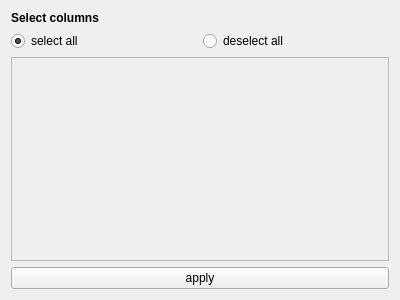
<?xml version="1.0" encoding="UTF-8"?>
<ui version="4.0">
 <class>Form</class>
 <widget class="QWidget" name="Form">
  <property name="geometry">
   <rect>
    <x>0</x>
    <y>0</y>
    <width>400</width>
    <height>300</height>
   </rect>
  </property>
  <property name="windowTitle">
   <string>Form</string>
  </property>
  <layout class="QVBoxLayout" name="verticalLayout">
   <item>
    <widget class="QLabel" name="label_7">
     <property name="font">
      <font>
       <weight>75</weight>
       <bold>true</bold>
      </font>
     </property>
     <property name="text">
      <string>Select columns</string>
     </property>
    </widget>
   </item>
   <item>
    <layout class="QHBoxLayout" name="horizontalLayout_3">
     <item>
      <widget class="QRadioButton" name="selectAll">
       <property name="text">
        <string>select all</string>
       </property>
       <property name="checkable">
        <bool>true</bool>
       </property>
       <property name="checked">
        <bool>true</bool>
       </property>
      </widget>
     </item>
     <item>
      <widget class="QRadioButton" name="deselectAll">
       <property name="text">
        <string>deselect all</string>
       </property>
      </widget>
     </item>
    </layout>
   </item>
   <item>
    <widget class="QScrollArea" name="scrollArea">
     <property name="widgetResizable">
      <bool>true</bool>
     </property>
     <widget class="QWidget" name="scrollAreaWidgetContents">
      <property name="geometry">
       <rect>
        <x>0</x>
        <y>0</y>
        <width>376</width>
        <height>189</height>
       </rect>
      </property>
      <layout class="QVBoxLayout" name="verticalLayout_3">
       <property name="spacing">
        <number>0</number>
       </property>
       <property name="leftMargin">
        <number>0</number>
       </property>
       <property name="topMargin">
        <number>0</number>
       </property>
       <property name="rightMargin">
        <number>0</number>
       </property>
       <property name="bottomMargin">
        <number>0</number>
       </property>
       <item>
        <layout class="QGridLayout" name="grid"/>
       </item>
      </layout>
     </widget>
    </widget>
   </item>
   <item>
    <widget class="QPushButton" name="apply">
     <property name="text">
      <string>apply</string>
     </property>
    </widget>
   </item>
  </layout>
 </widget>
 <resources/>
 <connections/>
</ui>
